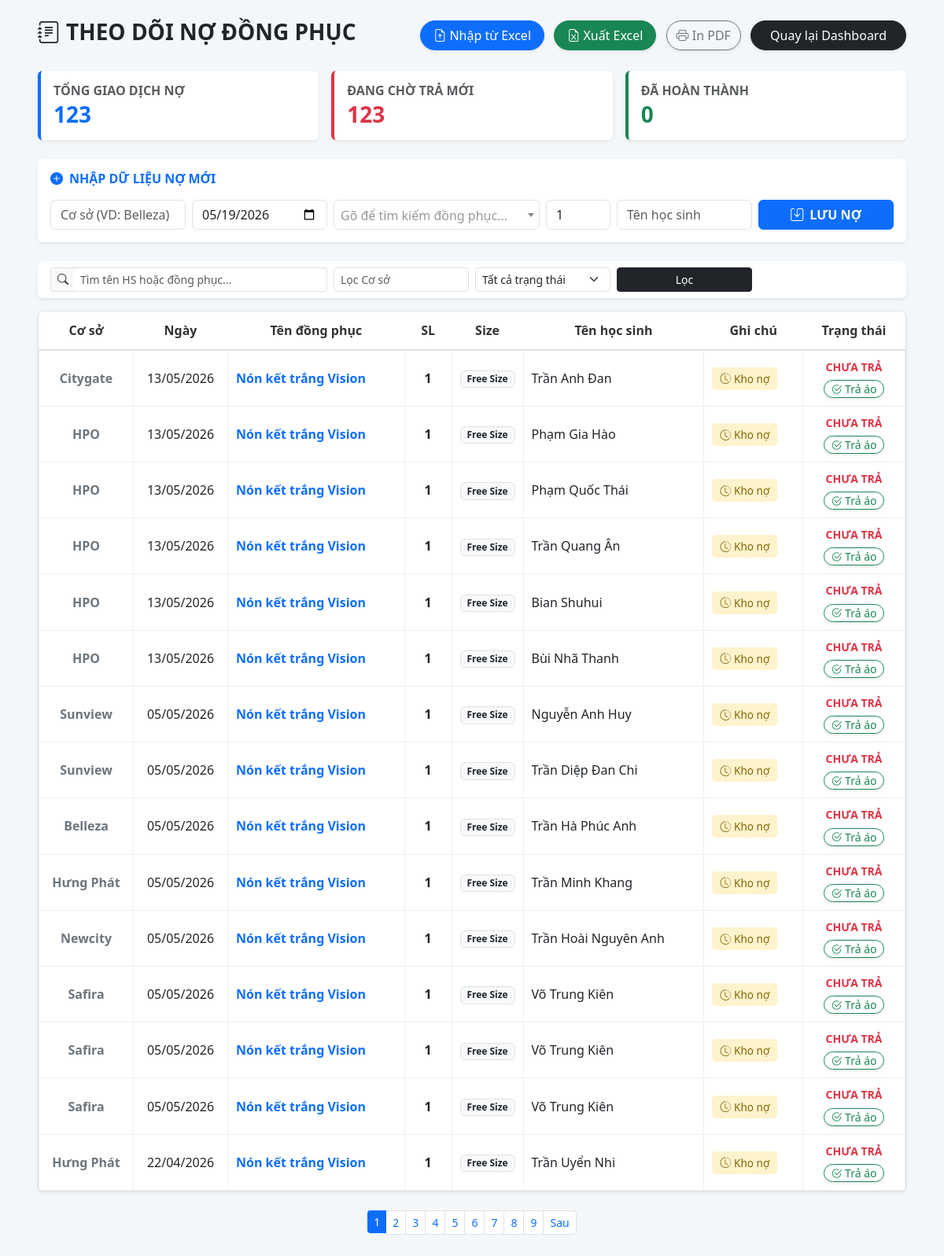
The app's page /no-dong-phuc/ (signed in) with its own data.
### inventory/models.py (models this page shows, shortened)
class Debt(models.Model):
    branch = models.CharField(max_length=100, verbose_name="Cơ sở")
    request_date = models.DateField(verbose_name="Ngày đề xuất")
    uniform = models.ForeignKey('Uniform', on_delete=models.CASCADE, verbose_name="Tên đồng phục")
    quantity = models.PositiveIntegerField(default=1, verbose_name="SL")
    student_name = models.CharField(max_length=255, verbose_name="Tên học sinh")
    note = models.CharField(max_length=255, default="Kho nợ", verbose_name="Ghi chú")
    is_resolved = models.BooleanField(default=False, verbose_name="Đã trả")
    created_at = models.DateTimeField(auto_now_add=True, null=True, blank=True)

class Uniform(models.Model):
    sku = models.CharField(max_length=50, unique=True, verbose_name="Mã Đồng Phục")
    name = models.CharField(max_length=200, verbose_name="Tên Loại Đồng Phục")
    size = models.CharField(max_length=10, verbose_name="Kích cỡ (Size)")
    quantity = models.IntegerField(default=0, verbose_name="Số lượng tồn")

### inventory/views.py (the view, shortened to what this page needs)
# urls.py: path('no-dong-phuc/', views.debt_list, name='debt_list'),
@login_required
def debt_list(request):
    uniforms = Uniform.objects.all()
    debts = Debt.objects.all().order_by('is_resolved', '-request_date')
    total_debts = debts.count()
    pending_debts = debts.filter(is_resolved=False).count()
    resolved_debts = debts.filter(is_resolved=True).count()
    search_query = request.GET.get('search', '')
    branch_filter = request.GET.get('branch', '')
    status_filter = request.GET.get('status', '')
    if search_query:
        debts = debts.filter(Q(student_name__icontains=search_query) | Q(uniform__name__icontains=search_query))
    if branch_filter:
        debts = debts.filter(branch__icontains=branch_filter)
    if status_filter != '':
        debts = debts.filter(is_resolved=(status_filter == '1'))
    paginator = Paginator(debts, 15)
    page_number = request.GET.get('page')
    page_obj = paginator.get_page(page_number)
    return render(request, 'debt_list.html', {
        'page_obj': page_obj,
        'uniforms': uniforms,
        'search_query': search_query,
        'branch_filter': branch_filter,
        'status_filter': status_filter,
        'total_debts': total_debts,
        'pending_debts': pending_debts,
        'resolved_debts': resolved_debts,
    })

### templates/debt_list.html (shortened to what this page needs)
<!DOCTYPE html>
<html lang="vi">
<head>
    <link href="https://cdn.jsdelivr.net/npm/bootstrap@5.3.0/dist/css/bootstrap.min.css" rel="stylesheet">
    <link rel="stylesheet" href="https://cdn.jsdelivr.net/npm/bootstrap-icons@1.11.0/font/bootstrap-icons.css">
    <link href="https://cdn.jsdelivr.net/npm/select2@4.1.0-rc.0/dist/css/select2.min.css" rel="stylesheet" />
</head>
<body>
<div class="container-fluid py-4 px-5">
    <div class="d-flex justify-content-between align-items-center mb-4">
        <h3 class="fw-bold"><i class="bi bi-journal-text me-2"></i>THEO DÕI NỢ ĐỒNG PHỤC</h3>
        <div>
            <button type="button" class="btn btn-primary rounded-pill px-3 me-2 shadow-sm" data-bs-toggle="modal" data-bs-target="#importExcelModal">
                <i class="bi bi-file-earmark-arrow-up"></i> Nhập từ Excel
            </button>
            <a href="{% url 'export_debt_excel' %}" class="btn btn-success rounded-pill px-3 me-2 shadow-sm">
                <i class="bi bi-file-earmark-excel"></i> Xuất Excel
            </a>
            <button class="btn btn-outline-secondary rounded-pill me-2 shadow-sm" onclick="window.print()"><i class="bi bi-printer"></i> In PDF</button>
            <a href="{% url 'dashboard' %}" class="btn btn-dark px-4 rounded-pill shadow-sm">Quay lại Dashboard</a>
        </div>
    </div>
    <div class="row g-3 mb-4">
        <div class="col-md-4">
            <div class="card border-0 shadow-sm border-start border-primary border-4 bg-white">
                <div class="card-body py-3">
                    <h6 class="text-muted fw-bold mb-1">TỔNG GIAO DỊCH NỢ</h6>
                    <h3 class="mb-0 text-primary fw-bold">{{ total_debts }}</h3>
                </div>
            </div>
        </div>
        <div class="col-md-4">
            <div class="card border-0 shadow-sm border-start border-danger border-4 bg-white">
                <div class="card-body py-3">
                    <h6 class="text-muted fw-bold mb-1">ĐANG CHỜ TRẢ MỚI</h6>
                    <h3 class="mb-0 text-danger fw-bold">{{ pending_debts }}</h3>
                </div>
            </div>
        </div>
        <div class="col-md-4">
            <div class="card border-0 shadow-sm border-start border-success border-4 bg-white">
                <div class="card-body py-3">
                    <h6 class="text-muted fw-bold mb-1">ĐÃ HOÀN THÀNH</h6>
                    <h3 class="mb-0 text-success fw-bold">{{ resolved_debts }}</h3>
                </div>
            </div>
        </div>
    </div>
    <div class="card mb-4 border-0 shadow-sm bg-white">
        <div class="card-body">
            <h6 class="fw-bold mb-3 text-primary"><i class="bi bi-plus-circle-fill me-2"></i>NHẬP DỮ LIỆU NỢ MỚI</h6>
            <form method="POST">
                <div class="row g-2">
                    <div class="col-md-2"><input type="text" name="branch" class="form-control" placeholder="Cơ sở (VD: Belleza)" required></div>
                    <div class="col-md-2"><input type="date" name="request_date" class="form-control" value="{% now 'Y-m-d' %}" required></div>
                    <div class="col-md-3">
                    </div>
                    <div class="col-md-1"><input type="number" name="quantity" class="form-control" value="1" min="1"></div>
                    <div class="col-md-2"><input type="text" name="student_name" class="form-control" placeholder="Tên học sinh" required></div>
                    <div class="col-md-2"><button type="submit" class="btn btn-primary w-100 fw-bold"><i class="bi bi-save me-1"></i> LƯU NỢ</button></div>
                </div>
            </form>
        </div>
    </div>
    <div class="card mb-3 border-0 shadow-sm bg-white">
        <div class="card-body py-2">
            <form method="GET" class="row g-2 align-items-center">
                <div class="col-md-4">
                    <div class="input-group input-group-sm">
                        <span class="input-group-text bg-light border-end-0"><i class="bi bi-search"></i></span>
                        <input type="text" name="search" class="form-control border-start-0" placeholder="Tìm tên HS hoặc đồng phục..." value="{{ search_query }}">
                    </div>
                </div>
                <div class="col-md-2"><input type="text" name="branch" class="form-control form-control-sm" placeholder="Lọc Cơ sở" value="{{ branch_filter }}"></div>
                <div class="col-md-2">
                    <select name="status" class="form-select form-select-sm">
                        <option value="">Tất cả trạng thái</option>
                    </select>
                </div>
                <div class="col-md-2"><button type="submit" class="btn btn-dark btn-sm w-100">Lọc</button></div>
            </form>
        </div>
    </div>
    <div class="bg-white border rounded-3 overflow-hidden shadow-sm">
        <table class="table table-debt table-hover mb-0">
            <thead>
                <tr>
                    <th style="width: 120px;">Cơ sở</th>
                    <th style="width: 120px;">Ngày</th>
                    <th>Tên đồng phục</th>
                    <th style="width: 60px;">SL</th>
                    <th style="width: 80px;">Size</th>
                    <th>Tên học sinh</th>
                    <th>Ghi chú</th>
                    <th style="width: 130px;">Trạng thái</th>
                </tr>
            </thead>
            <tbody>
                {% for d in page_obj %}
                <tr>
                    <td class="text-center fw-bold text-secondary">{{ d.branch }}</td>
                    <td class="text-center">{{ d.request_date|date:"d/m/Y" }}</td>
                    <td class="fw-bold text-primary">{{ d.uniform.name }}</td>
                    <td class="text-center fw-bold">{{ d.quantity }}</td>
                    <td class="text-center"><span class="badge bg-light text-dark border">{{ d.uniform.size }}</span></td>
                    <td>{{ d.student_name }}</td>
                    <td><span class="note-badge"><i class="bi bi-clock-history me-1"></i>{{ d.note }}</span></td>
                    <td class="text-center">
                        {% if not d.is_resolved %}
                            <span class="text-danger fw-bold small text-uppercase d-block mb-1">Chưa trả</span>
                            <a href="{% url 'resolve_debt' d.id %}" class="btn btn-sm btn-outline-success py-0 px-2 rounded-pill shadow-sm" onclick="return confirm('Trừ tồn kho và gạch nợ cho học sinh này?');">
                                <i class="bi bi-check2-circle"></i> Trả áo
                            </a>
                        {% else %}
                            <span class="text-success fw-bold small text-uppercase">Đã xong</span>
                        {% endif %}
                    </td>
                </tr>
                {% empty %}
                <tr><td colspan="8" class="text-center py-5 text-muted">Không có dữ liệu phù hợp.</td></tr>
                {% endfor %}
            </tbody>
        </table>
    </div>
    {% if page_obj.has_other_pages %}
    <nav class="mt-4">
        <ul class="pagination pagination-sm justify-content-center">
            {% for i in page_obj.paginator.page_range %}
                {% if page_obj.number == i %}
                    <li class="page-item active"><span class="page-link shadow-none border-0">{{ i }}</span></li>
                {% else %}
                    <li class="page-item"><a class="page-link shadow-none" href="?page={{ i }}&search={{ search_query }}&branch={{ branch_filter }}&status={{ status_filter }}">{{ i }}</a></li>
                {% endif %}
            {% endfor %}
            {% if page_obj.has_next %}
                <li class="page-item"><a class="page-link shadow-none" href="?page={{ page_obj.next_page_number }}&search={{ search_query }}&branch={{ branch_filter }}&status={{ status_filter }}">Sau</a></li>
            {% endif %}
        </ul>
    </nav>
    {% endif %}
</div>
</body>
</html>

### templates/debt_list.html (style rules this page uses)
body { background-color: #f4f7f9; font-family: 'Segoe UI', sans-serif; }
.table-debt thead { background-color: #f2f2f2; border-bottom: 2px solid #dee2e6; }
.table-debt th { font-weight: bold; color: #333; text-align: center; vertical-align: middle; padding: 12px; }
.table-debt td { vertical-align: middle; padding: 10px; border: 1px solid #eee; }
.note-badge { background-color: #fff3cd; color: #856404; padding: 5px 10px; border-radius: 5px; font-size: 0.85rem; }

### records on screen
Debt: branch "Citygate", request_date "13/05/2026", uniform.name "Nón kết trắng Vision", quantity "1", uniform.size "Free Size", student_name "Trần Anh Đan", note "Kho nợ", is_resolved "CHƯA TRẢ"
Debt: branch "HPO", request_date "13/05/2026", uniform.name "Nón kết trắng Vision", quantity "1", uniform.size "Free Size", student_name "Phạm Gia Hào", note "Kho nợ", is_resolved "CHƯA TRẢ"
Debt: branch "HPO", request_date "13/05/2026", uniform.name "Nón kết trắng Vision", quantity "1", uniform.size "Free Size", student_name "Phạm Quốc Thái", note "Kho nợ", is_resolved "CHƯA TRẢ"
Debt: branch "HPO", request_date "13/05/2026", uniform.name "Nón kết trắng Vision", quantity "1", uniform.size "Free Size", student_name "Trần Quang Ân", note "Kho nợ", is_resolved "CHƯA TRẢ"
Debt: branch "HPO", request_date "13/05/2026", uniform.name "Nón kết trắng Vision", quantity "1", uniform.size "Free Size", student_name "Bian Shuhui", note "Kho nợ", is_resolved "CHƯA TRẢ"
Debt: branch "HPO", request_date "13/05/2026", uniform.name "Nón kết trắng Vision", quantity "1", uniform.size "Free Size", student_name "Bùi Nhã Thanh", note "Kho nợ", is_resolved "CHƯA TRẢ"
Debt: branch "Sunview", request_date "05/05/2026", uniform.name "Nón kết trắng Vision", quantity "1", uniform.size "Free Size", student_name "Nguyễn Anh Huy", note "Kho nợ", is_resolved "CHƯA TRẢ"
Debt: branch "Sunview", request_date "05/05/2026", uniform.name "Nón kết trắng Vision", quantity "1", uniform.size "Free Size", student_name "Trần Diệp Đan Chi", note "Kho nợ", is_resolved "CHƯA TRẢ"
Debt: branch "Belleza", request_date "05/05/2026", uniform.name "Nón kết trắng Vision", quantity "1", uniform.size "Free Size", student_name "Trần Hà Phúc Anh", note "Kho nợ", is_resolved "CHƯA TRẢ"
Debt: branch "Hưng Phát", request_date "05/05/2026", uniform.name "Nón kết trắng Vision", quantity "1", uniform.size "Free Size", student_name "Trần Minh Khang", note "Kho nợ", is_resolved "CHƯA TRẢ"
Debt: branch "Newcity", request_date "05/05/2026", uniform.name "Nón kết trắng Vision", quantity "1", uniform.size "Free Size", student_name "Trần Hoài Nguyên Anh", note "Kho nợ", is_resolved "CHƯA TRẢ"
Debt: branch "Safira", request_date "05/05/2026", uniform.name "Nón kết trắng Vision", quantity "1", uniform.size "Free Size", student_name "Võ Trung Kiên", note "Kho nợ", is_resolved "CHƯA TRẢ"
Debt: branch "Safira", request_date "05/05/2026", uniform.name "Nón kết trắng Vision", quantity "1", uniform.size "Free Size", student_name "Võ Trung Kiên", note "Kho nợ", is_resolved "CHƯA TRẢ"
Debt: branch "Safira", request_date "05/05/2026", uniform.name "Nón kết trắng Vision", quantity "1", uniform.size "Free Size", student_name "Võ Trung Kiên", note "Kho nợ", is_resolved "CHƯA TRẢ"
Debt: branch "Hưng Phát", request_date "22/04/2026", uniform.name "Nón kết trắng Vision", quantity "1", uniform.size "Free Size", student_name "Trần Uyển Nhi", note "Kho nợ", is_resolved "CHƯA TRẢ"

### other values on screen
{{ total_debts }} "123"
{{ pending_debts }} "123"
{{ resolved_debts }} "0"
{{ i }} "1"
{{ i }} "2" "3" "4" "5" "6" "7" "8" "9"
